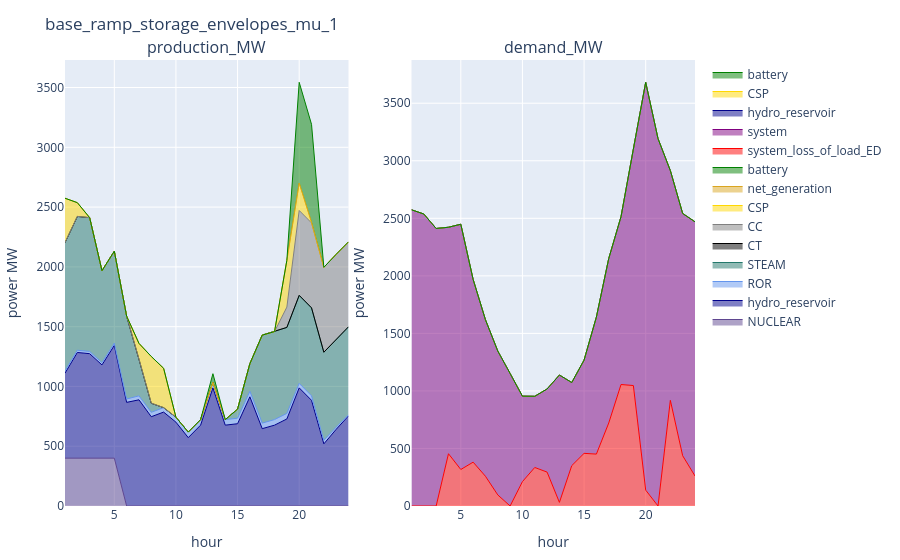

Source (notebook cell):
### Markdown cell above
### ED

### Code cell
config_ = config_1
supply_ed_ = supply_ed[(supply_ed.configuration .== config_) .& (supply_ed.day .== day_) .& (supply_ed.iteration .== iteration_), :]
demand_ed_ = demand_ed[(demand_ed.configuration .== config_) .& (demand_ed.day .== day_) .& (demand_ed.iteration .== iteration_), :]
plot_supply_demand(supply_ed_, demand_ed_, string(config_))

### Figure 1 — Plotly figure (JSON) as saved in the notebook; plotly's stock layout.template omitted (floating-point values rounded to 4 significant figures)
{"data": [{"line": {"color": "rgba(95, 70, 144, 1)", "shape": "line", "width": 1}, "mode": "lines", "name": "NUCLEAR", "stackgroup": "one", "type": "scatter", "x": [1, 2, 3, 4, 5, 6, 7, 8, 9, 10, 11, 12, 13, 14, 15, 16, 17, 18, 19, 20, 21, 22, 23, 24], "xaxis": "x1", "y": [400, 400, 400, 400, 400, 0, 0, 0, 0, 0, 0, 0, 0, 0, 0, 0, 0, 0, 0, 0, 0, 0, 0, 0], "yaxis": "y1"}, {"line": {"color": "darkblue", "shape": "line", "width": 1}, "mode": "lines", "name": "hydro_reservoir", "stackgroup": "one", "type": "scatter", "x": [1, 2, 3, 4, 5, 6, 7, 8, 9, 10, 11, 12, 13, 14, 15, 16, 17, 18, 19, 20, 21, 22, 23, 24], "xaxis": "x1", "y": [710.8, 884, 873.9, 780, 943.1, 866.8, 888.0, 746.6, 785.5, 701.1, 572, 676, 988, 676, 688.1, 913.1, 646.8, 676, 728, 988, 884, 520, 641.3, 753.6], "yaxis": "y1"}, {"line": {"color": "cornflowerblue", "shape": "line", "width": 1}, "mode": "lines", "name": "ROR", "stackgroup": "one", "type": "scatter", "x": [1, 2, 3, 4, 5, 6, 7, 8, 9, 10, 11, 12, 13, 14, 15, 16, 17, 18, 19, 20, 21, 22, 23, 24], "xaxis": "x1", "y": [18.7, 18.9, 18.7, 18.9, 19.1, 28.0, 33.1, 37.0, 37.2, 41.6, 46.5, 46.3, 46.3, 46.5, 46.1, 46.1, 46.3, 46.9, 46.3, 37.6, 37.4, 30.2, 17.9, 9.3], "yaxis": "y1"}, {"line": {"color": "rgba(36, 121, 108, 1)", "shape": "line", "width": 1}, "mode": "lines", "name": "STEAM", "stackgroup": "one", "type": "scatter", "x": [1, 2, 3, 4, 5, 6, 7, 8, 9, 10, 11, 12, 13, 14, 15, 16, 17, 18, 19, 20, 21, 22, 23, 24], "xaxis": "x1", "y": [1073.0, 1119, 1119, 769, 769, 693, 307, 76, 0, 0, 0, 0, 0, 0, 76, 231, 736, 736, 719.3, 736, 736, 736, 736, 736], "yaxis": "y1"}, {"line": {"color": "black", "shape": "line", "width": 1}, "mode": "lines", "name": "CT", "stackgroup": "one", "type": "scatter", "x": [1, 2, 3, 4, 5, 6, 7, 8, 9, 10, 11, 12, 13, 14, 15, 16, 17, 18, 19, 20, 21, 22, 23, 24], "xaxis": "x1", "y": [0, 0, 0, 0, 0, 0, 0, 0, 0, 0, 0, 0, 0, 0, 0, 0, 0, 0, 0, 0, 0, 0, 0, 0], "yaxis": "y1"}, {"line": {"color": "grey", "shape": "line", "width": 1}, "mode": "lines", "name": "CC", "stackgroup": "one", "type": "scatter", "x": [1, 2, 3, 4, 5, 6, 7, 8, 9, 10, 11, 12, 13, 14, 15, 16, 17, 18, 19, 20, 21, 22, 23, 24], "xaxis": "x1", "y": [0, 0, 0, 0, 0, 0, 0, 0, 0, 0, 0, 0, 0, 0, 0, 0, 0, 0, 170.0, 710, 710, 710, 710, 710], "yaxis": "y1"}, {"line": {"color": "gold", "shape": "line", "width": 1}, "mode": "lines", "name": "CSP", "stackgroup": "one", "type": "scatter", "x": [1, 2, 3, 4, 5, 6, 7, 8, 9, 10, 11, 12, 13, 14, 15, 16, 17, 18, 19, 20, 21, 22, 23, 24], "xaxis": "x1", "y": [371.5, 115.2, 0, 0, 0, 0, 132.0, 391, 329.0, 0, 0, 0, 0, 0, 0, 0, 0, 0, 391, 229.2, 5.352, 0, 0, 0], "yaxis": "y1"}, {"line": {"color": "goldenrod", "shape": "line", "width": 1}, "mode": "lines", "name": "net_generation", "stackgroup": "one", "type": "scatter", "x": [1, 2, 3, 4, 5, 6, 7, 8, 9, 10, 11, 12, 13, 14, 15, 16, 17, 18, 19, 20, 21, 22, 23, 24], "xaxis": "x1", "y": [0, 0, 0, 0, 0, 0, 0, 0, 0, 0, 0, 0, 0, 0, 0, 0, 0, 0, 0, 0, 0, 0, 0, 0], "yaxis": "y1"}, {"line": {"color": "green", "shape": "line", "width": 1}, "mode": "lines", "name": "battery", "stackgroup": "one", "type": "scatter", "x": [1, 2, 3, 4, 5, 6, 7, 8, 9, 10, 11, 12, 13, 14, 15, 16, 17, 18, 19, 20, 21, 22, 23, 24], "xaxis": "x1", "y": [0, 0, 0, 0, 0, 0, 0, 0, 0, 0, 0, 0, 72.2, 0, 0, 0, 0, 0, 0, 842.9, 819.5, 0, 0, 0], "yaxis": "y1"}, {"line": {"color": "red", "shape": "line", "width": 1}, "mode": "lines", "name": "system_loss_of_load_ED", "stackgroup": "one", "type": "scatter", "x": [4, 5, 6, 7, 8, 10, 11, 12, 13, 14, 15, 16, 17, 18, 19, 20, 22, 23, 24], "xaxis": "x2", "y": [454.2, 317.2, 380.9, 258.3, 96.34, 211.7, 334.7, 294.7, 31.59, 350.4, 457.5, 451.2, 720.9, 1056.0, 1047.0, 138.1, 918.2, 436.9, 260.6], "yaxis": "y2"}, {"line": {"color": "purple", "shape": "line", "width": 1}, "mode": "lines", "name": "system", "stackgroup": "one", "type": "scatter", "x": [1, 2, 3, 4, 5, 6, 7, 8, 9, 10, 11, 12, 13, 14, 15, 16, 17, 18, 19, 20, 21, 22, 23, 24], "xaxis": "x2", "y": [2574.0, 2537.0, 2412.0, 1968.0, 2131.0, 1588.0, 1360.0, 1251.0, 1152.0, 742.7, 618.5, 722.3, 1106.0, 722.5, 810.2, 1190.0, 1429.0, 1459.0, 2055.0, 3544.0, 3192.0, 1996.0, 2105.0, 2209.0], "yaxis": "y2"}, {"line": {"color": "darkblue", "shape": "line", "width": 1}, "mode": "lines", "name": "hydro_reservoir", "stackgroup": "one", "type": "scatter", "x": [1, 2, 3, 4, 5, 6, 7, 8, 9, 10, 11, 12, 13, 14, 15, 16, 17, 18, 19, 20, 21, 22, 23, 24], "xaxis": "x2", "y": [0, 0, 0, 0, 0, 0, 0, 0, 0, 0, 0, 0, 0, 0, 0, 0, 0, 0, 0, 0, 0, 0, 0, 0], "yaxis": "y2"}, {"line": {"color": "gold", "shape": "line", "width": 1}, "mode": "lines", "name": "CSP", "stackgroup": "one", "type": "scatter", "x": [1, 2, 3, 4, 5, 6, 7, 8, 9, 10, 11, 12, 13, 14, 15, 16, 17, 18, 19, 20, 21, 22, 23, 24], "xaxis": "x2", "y": [0, 0, 0, 0, 0, 0, 0, 0, 0, 0, 0, 0, 0, 0, 0, 0, 0, 0, 0, 0, 0, 0, 0, 0], "yaxis": "y2"}, {"line": {"color": "green", "shape": "line", "width": 1}, "mode": "lines", "name": "battery", "stackgroup": "one", "type": "scatter", "x": [1, 2, 3, 4, 5, 6, 7, 8, 9, 10, 11, 12, 13, 14, 15, 16, 17, 18, 19, 20, 21, 22, 23, 24], "xaxis": "x2", "y": [0, 0, 0, 0, 0, 0, 0, 0, 0, 0, 0, 0, 0, 0, 0, 0, 0, 0, 0, 0, 0, 0, 0, 0], "yaxis": "y2"}], "layout": {"annotations": [{"font": {"size": 16}, "showarrow": false, "text": "production_MW", "x": 0.225, "xanchor": "center", "xref": "paper", "y": 1, "yanchor": "bottom", "yref": "paper"}, {"font": {"size": 16}, "showarrow": false, "text": "demand_MW", "x": 0.775, "xanchor": "center", "xref": "paper", "y": 1, "yanchor": "bottom", "yref": "paper"}], "margin": {"b": 50, "l": 50, "r": 50, "t": 60}, "title": "base_ramp_storage_envelopes_mu_1", "xaxis1": {"anchor": "y1", "domain": [0, 0.45], "title": {"text": "hour"}}, "xaxis2": {"anchor": "y2", "domain": [0.55, 1], "title": {"text": "hour"}}, "yaxis1": {"anchor": "x1", "domain": [0, 1], "title": {"text": "power MW"}}, "yaxis2": {"anchor": "x2", "domain": [0, 1], "title": {"text": "power MW"}}}}
